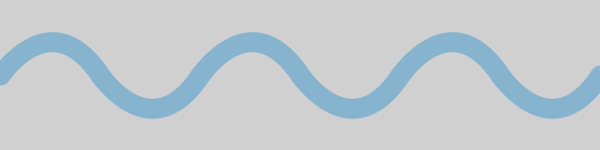
Frame 1 (no input)
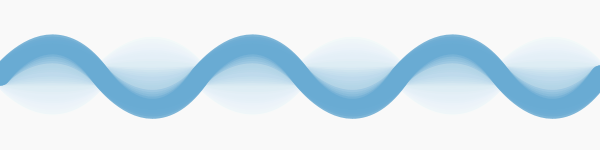
Frame 60 (the mouse pressed at the canvas centre just before this capture)
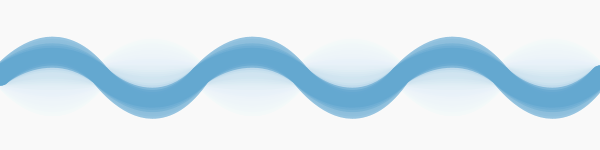
Frame 120 (the mouse held since frame 60 and released just before this capture)

The Processing sketch that drew these frames (run headless with seeded random() and noise(); from frame 60 on, the mouse is pressed at the canvas centre):

// Processing sketch: processing_69063
// ── processing_69063.pde

int c1=150;
int c2=0;
boolean c = false;
void setup( )
{
  size(600, 150);
   
}
  void draw()
  {
    frameRate(5);
    fill(255,255,255,20);
    noStroke();
    rect(0,0,600,150);
  smooth();
  stroke(94,164,206,random(255));
  strokeWeight(20);
  noFill();
  beginShape();
  vertex(0, 75); // first point
bezierVertex(0, 75, 50, c2, 100, 75);
bezierVertex(100, 75, 150, c1, 200, 75);
bezierVertex(200, 75, 250, c2, 300, 75);
bezierVertex(300, 75, 350, c1, 400, 75);
bezierVertex(400, 75, 450, c2, 500, 75);
bezierVertex(500, 75, 550, c1, 600, 75);
endShape();
if (c2 >= 0 && c == false )
  {c2 += 5;}
if (c2 >= 150)
  { c = true;}
if (c2 <= 150 && c == true)
  {c2 -= 5;}
if (c2 <= 0)
  {c = false;}
  
if (c1 <= 150 && c == false )
  {c1 -= 5;}
if (c1 <= 0)
  { c= true;}
if (c1 >= 0 && c == true)
  {c1 += 5;}
if (c1 >= 150)
  {c = false;}

  }
